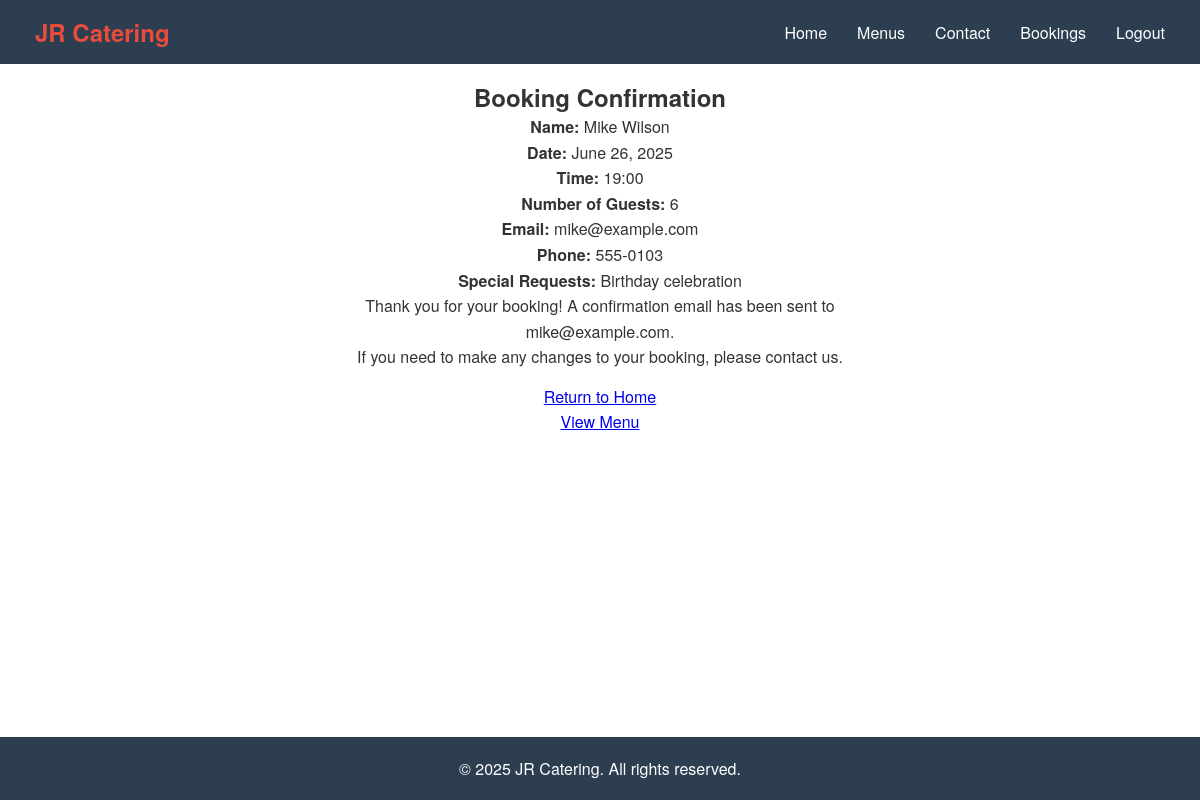
The app's page /confirmation/5/ (signed in) with its own data.
### catering/models.py (models this page shows, shortened)
class Booking(models.Model):
    STATUS_CHOICES = [
        ('pending', 'Pending'),
        ('confirmed', 'Confirmed'),
        ('cancelled', 'Cancelled'),
        ('completed', 'Completed'),
    ]
    user = models.ForeignKey(User, on_delete=models.CASCADE, related_name='bookings', null=True)  # Nullable for existing rows
    name = models.CharField(max_length=100, null=True, blank=True)  # Nullable for existing rows
    email = models.EmailField(null=True, blank=True)  # Nullable for existing rows
    phone = models.CharField(max_length=20, null=True, blank=True)  # Nullable for existing rows
    date = models.DateField()  # Booking date
    time = models.CharField(max_length=5)  # Time like "14:30" to match Flask
    guests = models.PositiveIntegerField()  # Number of guests
    special_requests = models.TextField(blank=True)  # Special requests
    created_at = models.DateTimeField(default=timezone.now)  # Default for existing rows
    status = models.CharField(max_length=20, choices=STATUS_CHOICES, default='pending')
    admin_response = models.TextField(blank=True, help_text="Admin's response to this booking")
    admin_notes = models.TextField(blank=True, help_text="Internal notes for admin use only")
    class Meta:
        ordering = ['-date', '-time']

### catering/views.py (the view)
# urls.py: path('confirmation/<int:booking_id>/', confirmation, name='confirmation'),
@login_required
def confirmation(request, booking_id):
    logger.debug(f"Confirmation - User authenticated: {request.user.is_authenticated}")
    booking = get_object_or_404(Booking, id=booking_id, user=request.user)
    return render(request, 'confirmation.html', {'booking': booking})

### templates/confirmation.html (shortened to what this page needs)
{% extends 'base.html' %}
{% load static %}
{% block content %}
<div class="menu-container">
    <h2>Booking Confirmation</h2>
    <div class="booking-details">
        <p><strong>Name:</strong> {{ booking.name }}</p>
        <p><strong>Date:</strong> {{ booking.date }}</p>
        <p><strong>Time:</strong> {{ booking.time }}</p>
        <p><strong>Number of Guests:</strong> {{ booking.guests }}</p>
        <p><strong>Email:</strong> {{ booking.email }}</p>
        <p><strong>Phone:</strong> {{ booking.phone }}</p>
        {% if booking.special_requests %}
            <p><strong>Special Requests:</strong> {{ booking.special_requests }}</p>
        {% endif %}
    </div>
    <p>Thank you for your booking! A confirmation email has been sent to {{ booking.email }}.</p>
    <p>If you need to make any changes to your booking, please contact us.</p>
    <div class="booking-actions">
        <a href="{% url 'index' %}" class="btn primary-btn">Return to Home</a>
        <a href="{% url 'food_menu' %}" class="btn primary-btn">View Menu</a>
    </div>
</div>
{% endblock %}

### static/css/style.css (style rules this page uses)
:root { --primary-color: #2c3e50; --secondary-color: #ecf0f1; --accent-color: #e74c3c; --hover-color: #c0392b; --background-color: #ffffff; --text-color: #333333; }
* { margin: 0; padding: 0; box-sizing: border-box; }
html, body { height: 100%; }
body { font-family: 'Helvetica Neue', Arial, sans-serif; overflow-x: hidden; display: flex; flex-direction: column; min-height: 100vh; background-color: var(--background-color); color: var(--text-color); }
main p { max-width: 600px; margin: 0 auto; line-height: 1.6; }
.menu-container { margin: 0 auto; text-align: center; background-color: var(--background-color); }
.booking-actions, .unique-booking-actions { display: flex; flex-direction: column; gap: 2px; margin-top: 15px; }

### records on screen
Booking: name "Mike Wilson", date "June 26, 2025", time "19:00", guests "6", email "mike@example.com", phone "555-0103", special_requests "Birthday celebration"
